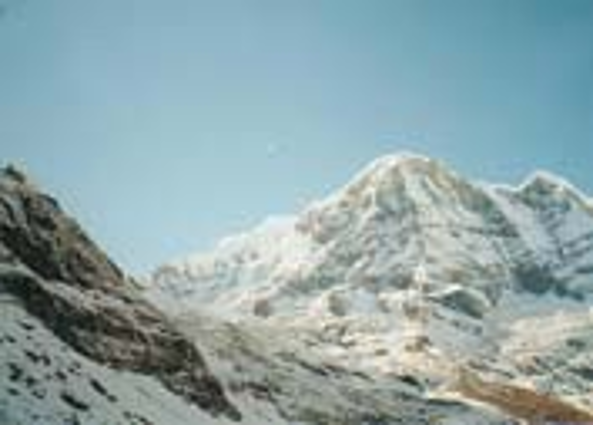
#> input picture img1.jpg, 593 x 425 px
$ python stitch.py
#> lines starting #> are read from the running program, lines starting #| are printed output that depends on the picture

import numpy as np
import cv2 as cv
# from PIL import Image
import matplotlib.pyplot as plt


# [5 lines of commented-out code are left out]


class Stitcher(object):

    def __init__(self):
        self.MIN_MATCH_COUNT = 4
        pass

    def Stitch(self, imgs, ratio=0.75, reprojThresh=5.0, showMatches=False):

        imgA, imgB = imgs
        kpA, desA = self.detectKP_and_descripe(imgA)
        kpB, desB = self.detectKP_and_descripe(imgB)

        M = self.matchKP(kpA, desA, kpB, desB, ratio, reprojThresh)

        if M is None:
            return None

        matches, H, status = M

        result = cv.warpPerspective(imgA, H, (imgA.shape[1] + imgB.shape[1], imgA.shape[0]))
        result[0:imgB.shape[0], 0:imgB.shape[1]] = imgB

        if showMatches:
            matchesMask = status.ravel().tolist()
            draw_params = dict(matchColor=(0, 255, 0),  # draw matches in green color
                               singlePointColor=None,
                               matchesMask=matchesMask,  # draw only inliers
                               flags=2)

            imgShowMatches = cv.drawMatches(imgA, kpA, imgB, kpB, matches, None, **draw_params)

            return result, imgShowMatches

        return result


    def detectKP_and_descripe(self, img):

        gray = cv.cvtColor(img, cv.COLOR_BGR2GRAY)
        sift = cv.xfeatures2d.SIFT_create()
        kp, des = sift.detectAndCompute(gray, None)

        return kp, des


    def matchKP(self, kpA, desA, kpB, desB, ratio, reprojThresh):

        bf = cv.BFMatcher()
        rawMatches = bf.knnMatch(desA, desB, k=2)
        matches = []

        for m in rawMatches:
            if len(m) == 2 and m[0].distance < m[1].distance * ratio:
                matches.append(m[0])

        # result = cv.drawMatchesKnn(imgA, kpA, imgB, kpB, matches, outImg=None, flags=2)

        if len(matches) > self.MIN_MATCH_COUNT:
            ptsA = np.float32([kpA[m.queryIdx].pt for m in matches]).reshape(-1, 1, 2)
            ptsB = np.float32([kpB[m.trainIdx].pt for m in matches]).reshape(-1, 1, 2)

            M, mask = cv.findHomography(ptsA, ptsB, cv.RANSAC, reprojThresh)
            return matches, M, mask

        return None


if __name__ == '__main__':
    # imgA = cv.imread('classroom1.jpg')
    # imgB = cv.imread('classroom2.jpg')
    imgA = cv.imread('img1.jpg')
#> imgA is the input picture: shape (425, 593, 3); mean B, G, R 169.5, 166.5, 143.7
    imgB = cv.imread('img2.jpg')
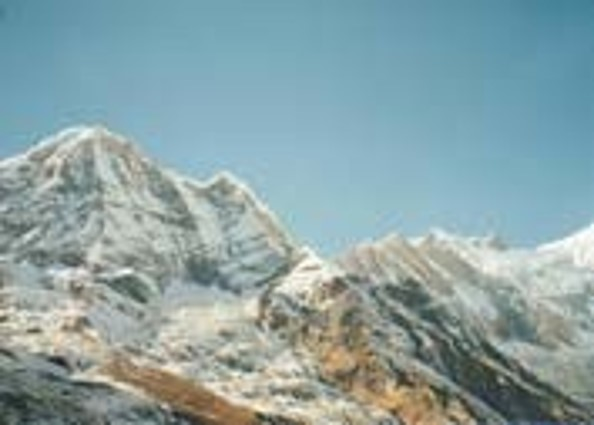
#> input picture img2.jpg, 594 x 425 px
#> imgB is the input picture: shape (425, 594, 3); mean B, G, R 165.3, 163.1, 139.3
    Stitcher = Stitcher()
    result, imgShowMatches = Stitcher.Stitch([imgB, imgA], showMatches=True)
#> in detectKP_and_descripe, `gray = cv.cvtColor(img, cv.COLOR_BGR2GRAY)`:
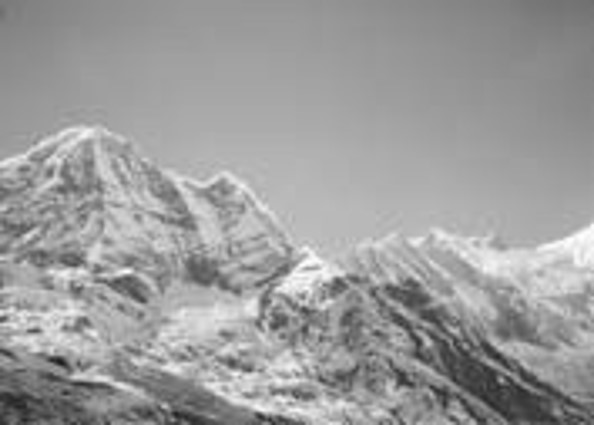
#> gray: shape (425, 594); min 26, max 254, mean 156.2
#> in detectKP_and_descripe, `kp, des = sift.detectAndCompute(gray, None)`: kp = 1004 keypoints; strongest (x, y, size): (127, 271, 5.5), (260, 416, 5.7), (428, 342, 6.4), (232, 363, 7.7)
#> in Stitch, `kpA, desA = self.detectKP_and_descripe(imgA)`: kpA has the same summary as kp in detectKP_and_descripe
#> in detectKP_and_descripe (call 2), `gray = cv.cvtColor(img, cv.COLOR_BGR2GRAY)`:
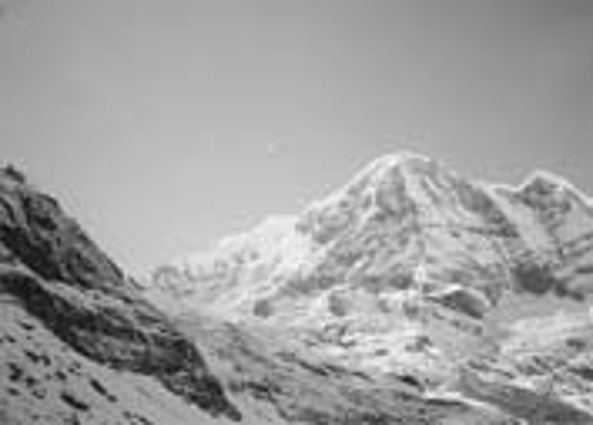
#> gray: shape (425, 593); min 8, max 251, mean 160
#> in detectKP_and_descripe (call 2), `kp, des = sift.detectAndCompute(gray, None)`: kp = 1026 keypoints; strongest (x, y, size): (96, 385, 6.4), (68, 399, 7.1), (455, 287, 6.1), (430, 394, 6.3)
#> in Stitch, `kpB, desB = self.detectKP_and_descripe(imgB)`: kpB has the same summary as kp in detectKP_and_descripe
#> in matchKP, `rawMatches = bf.knnMatch(desA, desB, k=2)`: rawMatches = 1004 matches
#> after the loop in matchKP, `for m in rawMatches:`: matches = 182 matches
#> in matchKP, `ptsA = np.float32([kpA[m.queryIdx].pt for m in matches]).reshape(-1, 1..`: ptsA = 182 rows, first 8: [17.35, 260.6], [20.94, 318.6], [23, 169], [24.75, 348.3], [27.8, 236.2], [28.97, 306.6], [32.08, 324.7], [33.12, 343.6]
#> in matchKP, `ptsB = np.float32([kpB[m.trainIdx].pt for m in matches]).reshape(-1, 1..`: ptsB = 182 rows, first 8: [353.6, 288], [366.2, 342.9], [343.4, 203.9], [376.7, 369.1], [358.2, 264.1], [372.4, 330.6], [378.5, 346.4], [382.5, 364.4]
#> in matchKP, `M, mask = cv.findHomography(ptsA, ptsB, cv.RANSAC, reprojThresh)`: M = [[0.588, 0.141, 296.1], [-0.284, 0.867, 58.75], [-0.000648, -7.65e-05, 1]]; mask = 182 values, max 1 at index 0, min 0 at index 179, mean 0.984
#> in Stitch, `M = self.matchKP(kpA, desA, kpB, desB, ratio, reprojThresh)`: M = 3 matches
#> in Stitch, `matches, H, status = M`: matches = 182 matches; H = [[0.588, 0.141, 296.1], [-0.284, 0.867, 58.75], [-0.000648, -7.65e-05, 1]]; status has the same summary as mask in matchKP
#> in Stitch, `result = cv.warpPerspective(imgA, H, (imgA.shape[1] + imgB.shape[1], i..`:
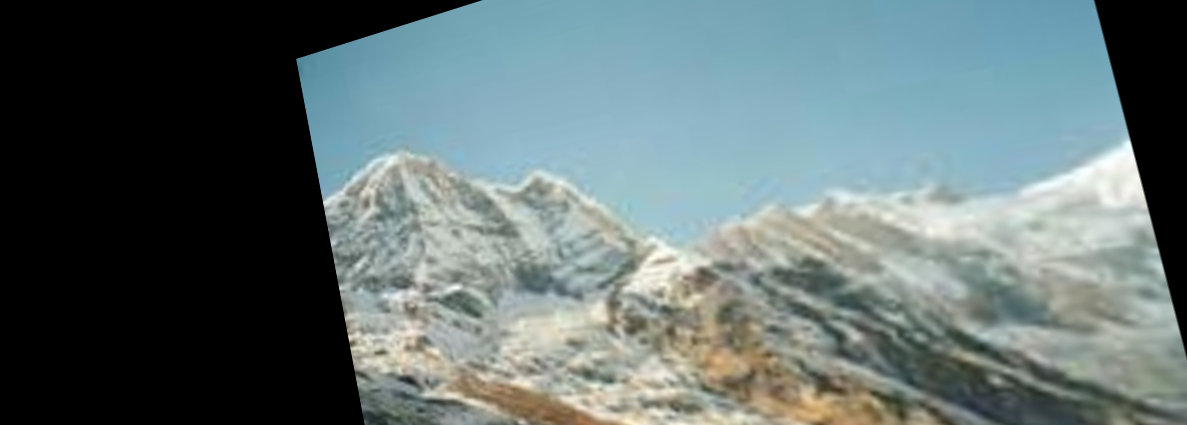
#> result: shape (425, 1187, 3); mean B, G, R 113.5, 112.9, 98
#> in Stitch, `result[0:imgB.shape[0], 0:imgB.shape[1]] = imgB`:
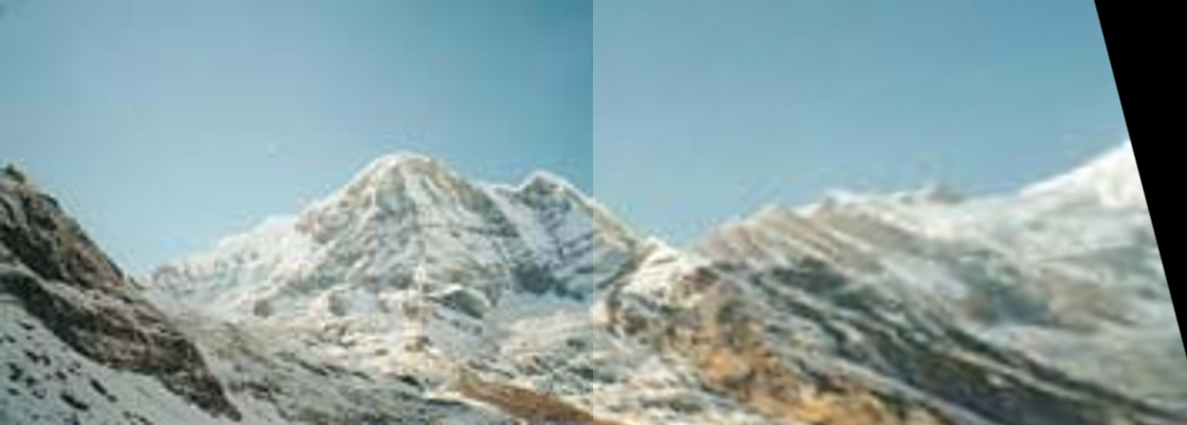
#> result: shape (425, 1187, 3); mean B, G, R 162, 160.3, 138.6
#> in Stitch, `matchesMask = status.ravel().tolist()`: matchesMask has the same summary as mask in matchKP
#> in Stitch, `draw_params = dict(matchColor=(0, 255, 0),`: draw_params = 4 items
#> in Stitch, `imgShowMatches = cv.drawMatches(imgA, kpA, imgB, kpB, matches, None, *..`:
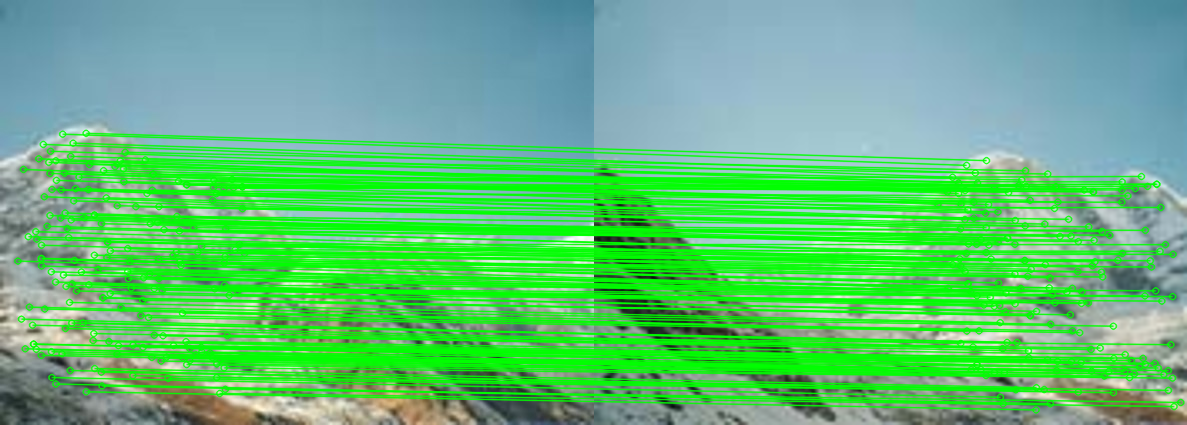
#> imgShowMatches: shape (425, 1187, 3); mean B, G, R 119.3, 191.3, 96

    cv.imshow('imgA', imgA)
    cv.imshow('imgB', imgB)
    cv.imshow('result', result)
    cv.imshow('imgMatcher', imgShowMatches)
    cv.waitKey(0)
    cv.destroyAllWindows()

    cv.imwrite('stitch_mt.jpg', result)
    cv.imwrite('matches_mt.jpg', imgShowMatches)
